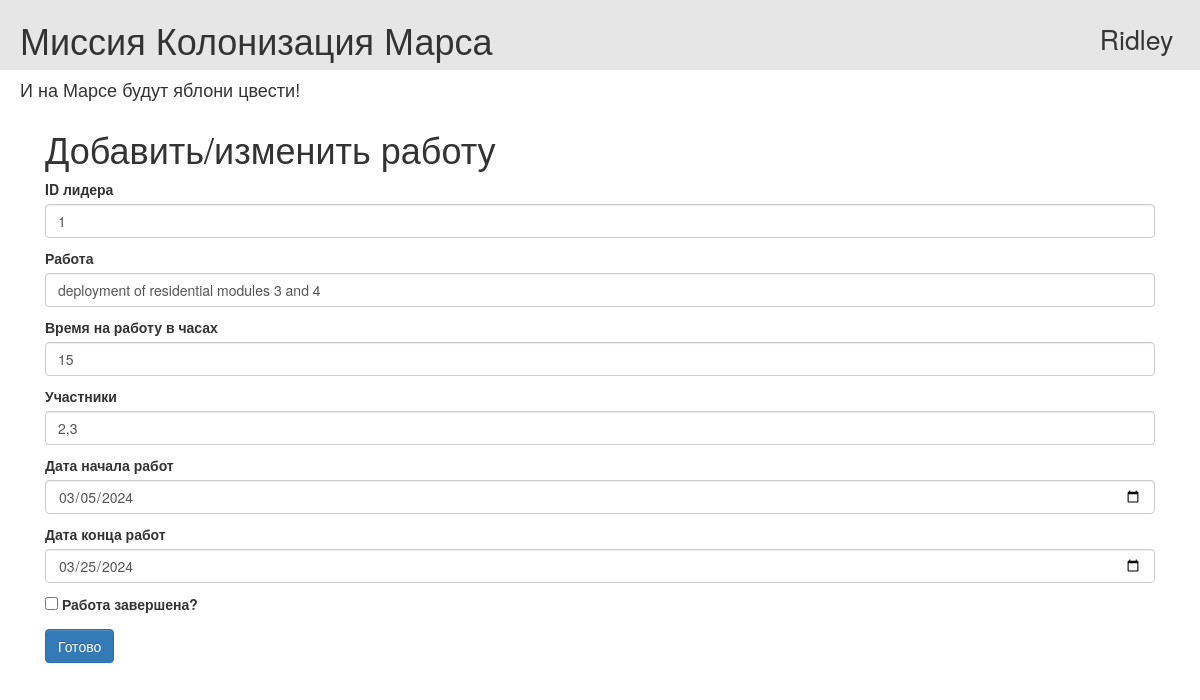
/job/2 (signed in), run on the app's committed database.
### data/users.py (models this page shows, shortened)
class User(SqlAlchemyBase, UserMixin, SerializerMixin):
    __tablename__ = 'users'
    id = sqlalchemy.Column(sqlalchemy.Integer,
                           primary_key=True, autoincrement=True)
    surname = sqlalchemy.Column(sqlalchemy.String, nullable=True)
    name = sqlalchemy.Column(sqlalchemy.String, nullable=True)
    age = sqlalchemy.Column(sqlalchemy.Integer, nullable=True)
    position = sqlalchemy.Column(sqlalchemy.String, nullable=True)
    speciality = sqlalchemy.Column(sqlalchemy.String, nullable=True)
    address = sqlalchemy.Column(sqlalchemy.String, nullable=True)
    email = sqlalchemy.Column(sqlalchemy.String,
                              index=True, unique=True, nullable=True)
    hashed_password = sqlalchemy.Column(sqlalchemy.String, nullable=True)
    city_from = sqlalchemy.Column(sqlalchemy.String, nullable=True)
    modified_date = sqlalchemy.Column(sqlalchemy.DateTime,
                                      default=datetime.datetime.now)

### data/jobs.py (models this page shows)
class Job(SqlAlchemyBase, SerializerMixin):
    __tablename__ = 'jobs'
    id = sqlalchemy.Column(sqlalchemy.Integer,
                           primary_key=True, autoincrement=True)
    team_leader_id = sqlalchemy.Column(sqlalchemy.Integer,
                                       sqlalchemy.ForeignKey("users.id"))
    team_leader = orm.relationship('User')
    hazard_level_id = sqlalchemy.Column(sqlalchemy.Integer,
                                        sqlalchemy.ForeignKey("hazard_levels.id"))
    hazard_level = orm.relationship('HazardLevels')
    job = sqlalchemy.Column(sqlalchemy.String, nullable=True)
    work_size = sqlalchemy.Column(sqlalchemy.Integer, nullable=True)
    collaborators = sqlalchemy.Column(sqlalchemy.String, nullable=True)
    start_date = sqlalchemy.Column(sqlalchemy.DateTime, default=datetime.datetime.now())
    end_date = sqlalchemy.Column(sqlalchemy.DateTime)
    is_finished = sqlalchemy.Column(sqlalchemy.Boolean, default=False)

### main.py (the view, shortened to what this page needs)
@app.route('/job/<int:id>', methods=['GET', 'POST'])
@login_required
def edit_job(id: int):
    form = JobForm()
    if request.method == 'GET':
        db_sess = db_session.create_session()
        if current_user.id == 1:
            job = db_sess.query(Job).filter(Job.id == id).first()
        else:
            job = db_sess.query(Job).filter(Job.id == id,
                                                 Job.team_leader == current_user).first()
        if job:
            form.team_leader_id.data = job.team_leader_id
            form.job.data = job.job
            form.work_size.data = job.work_size
            form.collaborators.data = job.collaborators
            form.start_date.data = job.start_date
            form.end_date.data = job.end_date
            form.is_finished.data = job.is_finished
        else:
            abort(404)
    return render_template('add_job.html', title='Изменить работу', form=form)

### main.py
class JobForm(FlaskForm):
    team_leader_id = IntegerField('ID лидера', validators=[DataRequired()])
    job = StringField('Работа', validators=[DataRequired()])
    work_size = IntegerField('Время на работу в часах', validators=[DataRequired()])
    collaborators = StringField('Участники', validators=[DataRequired()])
    start_date = DateField('Дата начала работ', format='%Y-%m-%d')
    end_date = DateField('Дата конца работ', format='%Y-%m-%d')
    is_finished = BooleanField('Работа завершена?', default=False)
    submit = SubmitField("Готово")

### data/db_session.py (called while the page is built)
def create_session() -> Session:
    global __factory
    return __factory()

### main.py (called while the page is built)
@login_manager.user_loader
def load_user(user_id: int):
    db_sess = db_session.create_session()
    return db_sess.query(User).get(user_id)

### templates/add_job.html (shortened to what this page needs)
{% extends "base.html" %}
{% block content %}
    <h1>Добавить/изменить работу</h1>
    <form action="" method="post">
        {% for elem in [form.team_leader_id, form.job, form.work_size, form.collaborators, form.start_date, form.end_date] %}
            <p>
                {{ elem.label }}
                {{ elem(class="form-control") }}
            </p>
        {% endfor %}
        <p>{{ form.is_finished() }} {{ form.is_finished.label }}</p>
        <p>{{ form.submit(type="submit", class="btn btn-primary") }}</p>
    </form>
{% endblock %}

### templates/base.html (shortened to what this page needs)
<!doctype html>
<html lang="en">
<head>
    <link rel="stylesheet"
          href="https://stackpath.bootstrapcdn.com/bootstrap/4.4.1/css/bootstrap.min.css"
>
    <link rel="stylesheet" type="text/css" href="/static/css/style.css">
    <link rel="stylesheet"
        type="text/css"
        href="https://maxcdn.bootstrapcdn.com/bootstrap/3.3.5/css/bootstrap-theme.min.css">
    <link rel="stylesheet"
        type="text/css"
        href="https://maxcdn.bootstrapcdn.com/bootstrap/3.3.5/css/bootstrap.min.css">
</head>
<body>
<div class="first_line">
    <h1 class="first_line_content">Миссия Колонизация Марса</h1>
    {% if current_user.is_authenticated %}
        <a href="/logout" role="button" class="user_name">{{ current_user.name }}</a>
    {% else %}
        <a class="btn btn-outline-primary" href="/login" role="button">Войти</a>
        <a class="btn btn-outline-success" href="/register" role="button">Зарегистрироваться</a>
    {% endif %}
</div>
<h4>И на Марсе будут яблони цвести!</h4>
<main role="main" class="container">
    {% block content %}{% endblock %}
</main>
</body>
</html>

### static/css/style.css (style rules this page uses)
h4 { padding-left: 20px; color: #e6e6e6; }
.first_line { padding-left: 20px; background-color: #e6e6e6 }
.user_name { display: inline-block; float: right; margin-right: 1em; margin-top: 0.75em; font-size: 20pt; color: #363636; }
a { display: inline-block; float: right; margin-right: 5px; margin-top: 1.25em; }
.first_line_content { display: inline-block; }

### data on the page
User: name "Ridley"
Job: team_leader_id "1" "deployment of residential modules 3 and 4" "15" "2,3" "03/05/2024" "03/25/2024"

### other printed values
{{ elem.label }} "ID лидера" "Работа" "Время на работу в часах" "Участники" "Дата начала работ" "Дата конца работ"
